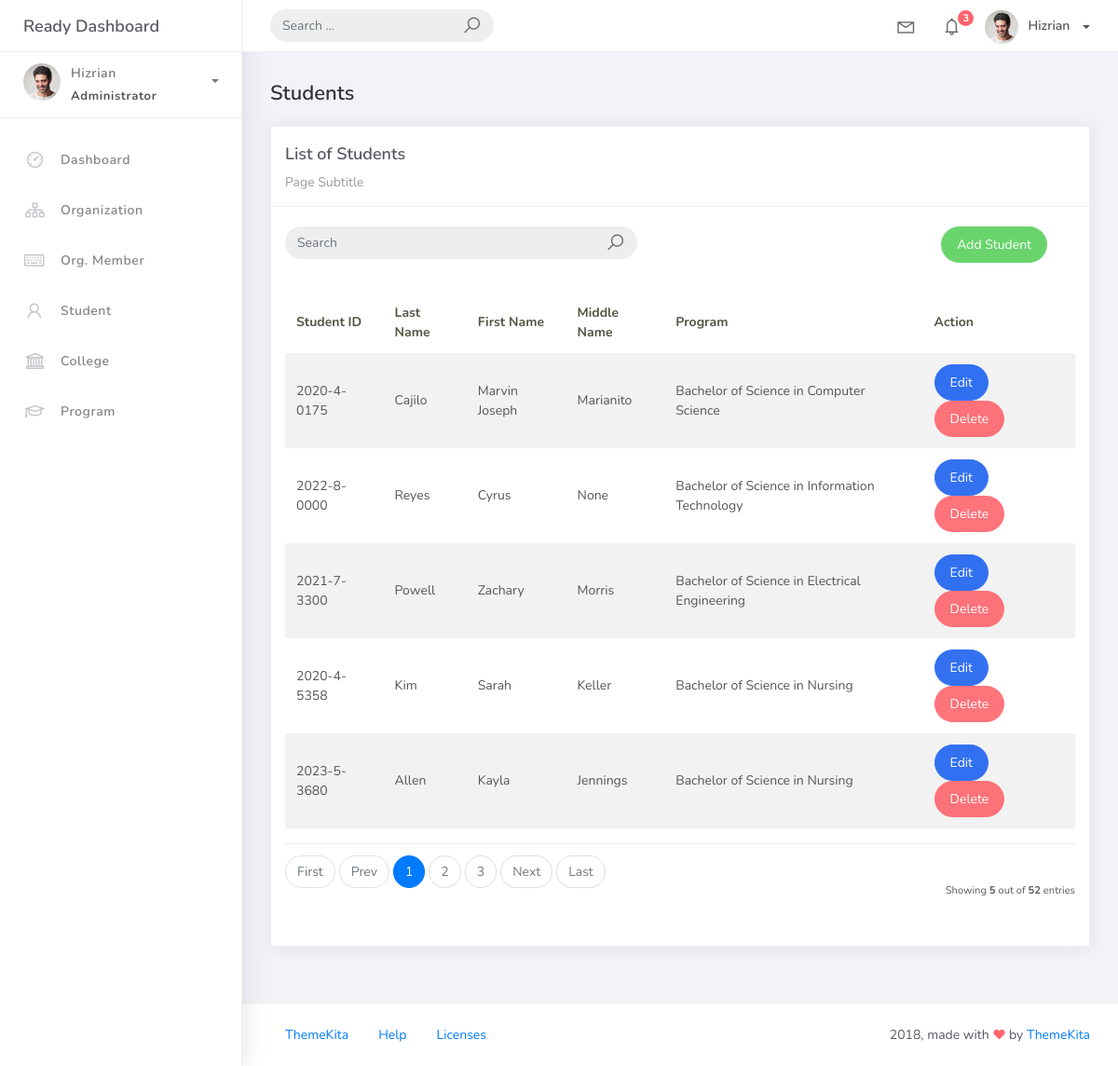
Screenshot of /student_list with the database file from the repository.
### studentorg/models.py (models this page shows, shortened)
class BaseModel(models.Model):
    created_at = models.DateTimeField(auto_now_add=True, db_index=True)
    updated_at = models.DateTimeField(auto_now=True)
    class Meta:
        abstract = True

class Student(BaseModel):
    student_id = models.CharField(max_length=15)
    lastname = models.CharField(max_length=25)
    firstname = models.CharField(max_length=25)
    middlename = models.CharField(max_length=25, blank=True, null=True)
    program = models.ForeignKey(Program, on_delete=models.CASCADE)
    college = models.ForeignKey(College, null=True, blank=True, on_delete=models.CASCADE)

class Program(BaseModel):
    prog_name = models.CharField(max_length=150)
    college = models.ForeignKey(College, on_delete=models.CASCADE)
    def __str__(self):
        return self.prog_name

### studentorg/views.py (the view)
# urls.py: path('student_list', StudentList.as_view(), name='student-list'),
class StudentList(ListView):
    model = Student
    context_object_name = 'student'
    template_name = 'student_list.html'
    paginate_by = 5
    def get_queryset(self, *args, **kwargs):
        qs = super(StudentList, self).get_queryset(*args, **kwargs)
        if self.request.GET.get("q") != None:
            query = self.request.GET.get('q')
            qs = qs.filter(Q(student_id__icontains=query) | Q(lastname__icontains=query) | Q(firstname__icontains=query))
        return qs

### templates/student_list.html (shortened to what this page needs)
{% extends 'base.html' %}
{% load static %}
{% block content %}
  <div class="content">
    <div class="container-fluid">
      <h4 class="page-title">Students</h4>
      <div class="row">
        <div class="col-md-12">
          <div class="card">
            <div class="card-header">
              <div class="card-title">List of Students</div>
              <div class="card-category">Page Subtitle</div>
            </div>
            <br />
                <div class="col-md-12 row">
                <div class="col-md-6">
                    <form class="navbar-left navbar-form nav-search mr-md-3" action="{% url 'student-list' %}">
                    <div class="input-group">
                        <input type="text" placeholder="Search" class="form-control" name="q" />
                        <div class="input-group-append">
                        <span class="input-group-text">
                            <i class="la la-search search-icon"></i>
                        </span>
                        </div>
                    </div>
                    </form>
                </div>
                <div class="col-md-6">
                    <div class="pull-right">
                    <a href="{% url 'student-add' %}" class="btn btn-success btn-rounded">Add Student</a>
                    </div>
                </div>
                </div>
            <div class="card-body">
              <table class="table table-striped mt-3">
                <thead>
                  <tr>
                    <th scope="col">Student ID</th>
                    <th scope="col">Last Name</th>
                    <th scope="col">First Name</th>
                    <th scope="col">Middle Name</th>
                    <th scope="col">Program</th>
                    <th scope="col">Action</th>
                  </tr>
                </thead>
                <tbody>
                  {% for object in object_list %}
                    <tr>
                      <td>{{ object.student_id }}</td>
                      <td>{{ object.lastname }}</td>
                      <td>{{ object.firstname }}</td>
                      <td>{{ object.middlename }}</td>
                      <td>{{ object.program }}</td>
                      <td>
                        <a href="student_list/{{ object.id }}" class="btn btn-primary btn-rounded">Edit</a>
                        <a href="student_list/{{ object.id }}/delete" class="btn btn-danger btn-rounded">Delete</a>
                    </td>
                    </tr>
                    {% empty %}
                    <tr>
                      <td colspan="4" style="text-align: center">
                        <p class="text-sm font-weight-bold mb-0">No Records Found</p>
                      </td>
                    </tr>
                  {% endfor %}
                </tbody>
              </table>
              {% include 'includes/pagination.html' %}
            </div>
          </div>
        </div>
      </div>
    </div>
  </div>
{% endblock %}

### rows the page displays
Student: student_id "2020-4-0175", lastname "Cajilo", firstname "Marvin Joseph", middlename "Marianito", program "Bachelor of Science in Computer Science"
Student: student_id "2022-8-0000", lastname "Reyes", firstname "Cyrus", middlename "None", program "Bachelor of Science in Information Technology"
Student: student_id "2021-7-3300", lastname "Powell", firstname "Zachary", middlename "Morris", program "Bachelor of Science in Electrical Engineering"
Student: student_id "2020-4-5358", lastname "Kim", firstname "Sarah", middlename "Keller", program "Bachelor of Science in Nursing"
Student: student_id "2023-5-3680", lastname "Allen", firstname "Kayla", middlename "Jennings", program "Bachelor of Science in Nursing"

### other values shown
{{ page_num }} "1"
{{ page_num }} "2" "3"
{{ object_list.count }} "5"
{{ paginator.count }} "52"
